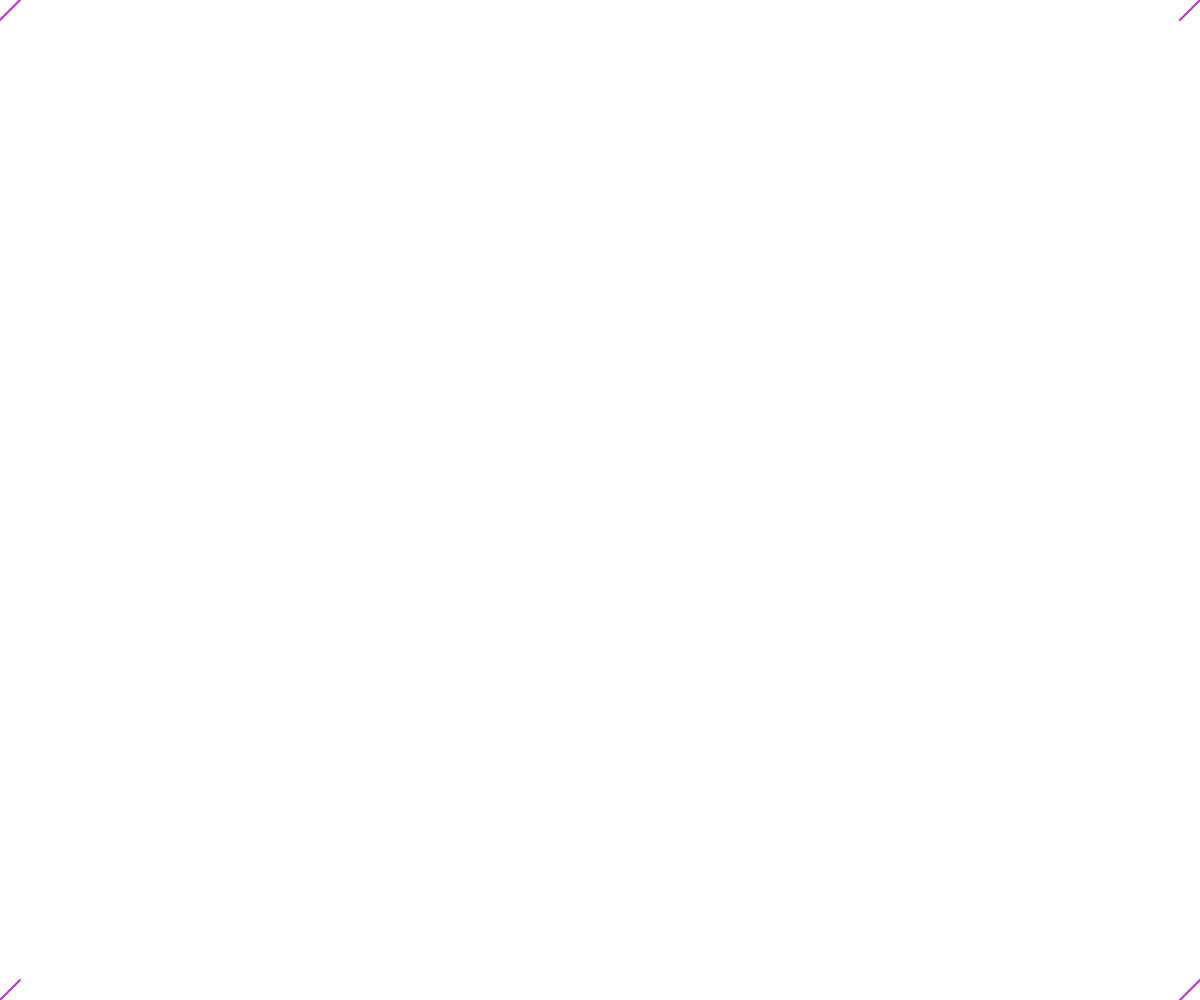
Frame 1 (no input)
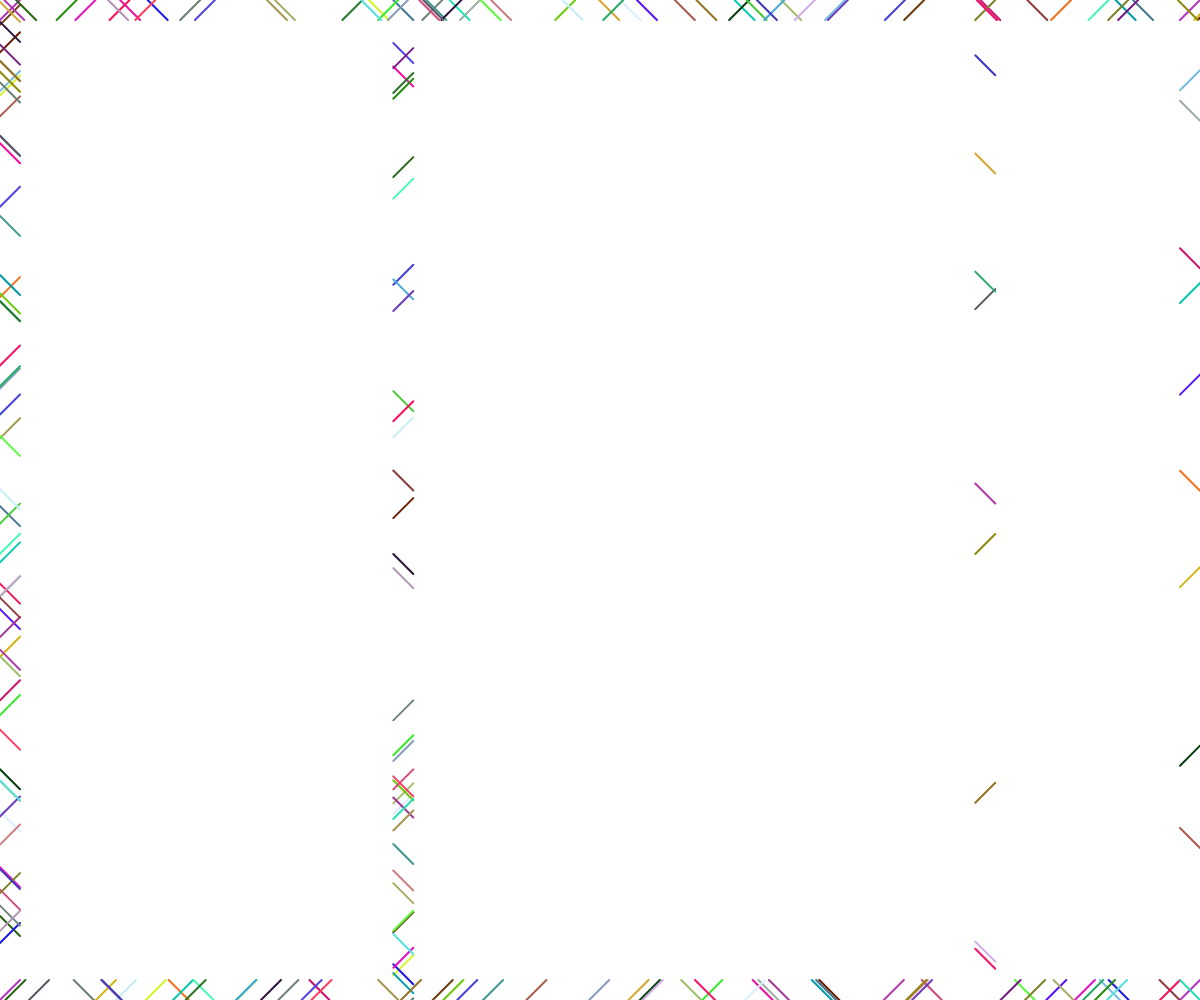
Frame 60 (no input)
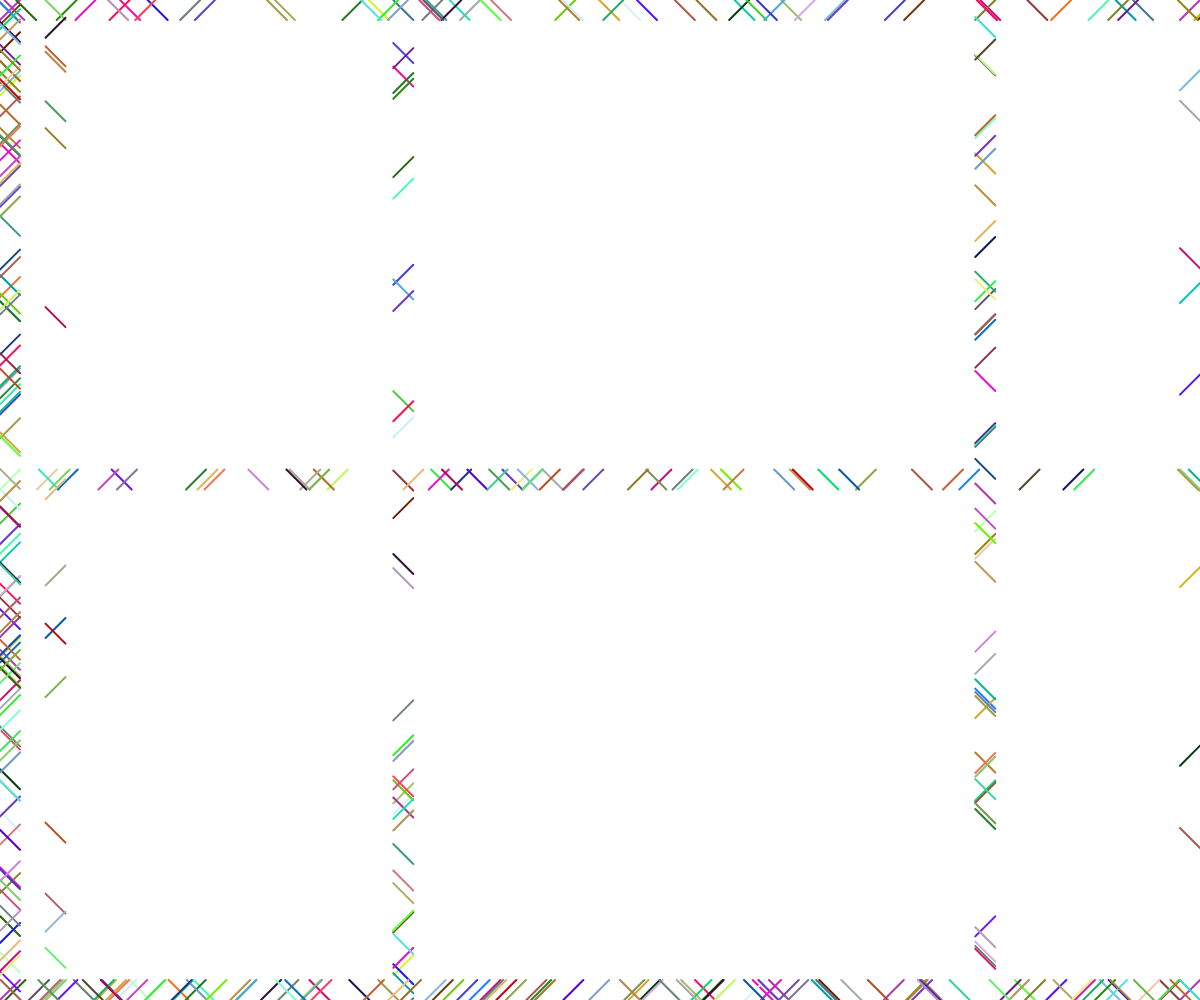
Frame 120 (the mouse pressed at the canvas centre since frame 60)

The p5.js sketch that drew these frames (run headless with seeded random() and noise() and a simulated clock; from frame 60 on, the mouse is pressed at the canvas centre):

// p5.js sketch
// ── sketch.js
//  
// Variazione 10 PRINT by Benedetta Borghi
// 2020 © Benedetta Borghi, Daniele @Fupete and the course DSII2020 at DESIGN.unirsm 
// github.com/dsii-2020-unirsm — github.com/fupete
// Educational purposes, MIT License, 2020, San Marino
// Credits/Thanks to:
// Daniel Shiffman 10 print variation for original code

let spacing = 20;
let x= 0;
let y= 0;
let x1;
let y1= 0;
let x2;
let y2;
let x3= 0;
let y3;



function setup() {
  createCanvas(windowWidth,windowHeight);
  background(255);
  frameRate(100);
  
  x1=width-spacing;
  x2=width-spacing;
  y2=height-spacing;
  y3=height-spacing;

}

function draw() {
  stroke(random(255),random(255),random(255));
  strokeWeight(2);
  if (random(1) > 0.5) {
    line(x, y, x + spacing, y + spacing);
  } else {
    line(x, y + spacing, x + spacing, y);
  }
 
  
x = random(windowWidth+spacing);
if (x > width) {
  x = 0;
  y= random (windowHeight+spacing);
  }

if (y>windowHeight) {
  y=0;
  x =0;
}
  
  if (random(1) > 0.5) {
    line(x1, y1, x1 + spacing, y1 + spacing);
  } else {
    line(x1, y1 + spacing, x1 + spacing, y1);
  }
  
  y1 = random(windowHeight+spacing);
if (y1 > height) {
  y1 = 0;
  x1= random(windowWidth+spacing);
  }
  
  if (x1<0) {
    y1 =0;
    x1 =width;
  }
  
  if (random(1) > 0.5) {
    line(x2, y2, x2 + spacing, y2 + spacing);
  } else {
    line(x2, y2 + spacing, x2 + spacing, y2);
  }
  
   x2 = random (width - spacing);
if (x2<0) {
  x2 = width;
  y2= random (height - spacing);
  }
  
   if (y2<0) {
    y2 =height;
    x2 =width;
  }
  
   if (random(1) > 0.5) {
    line(x3, y3, x3 + spacing, y3 + spacing);
  } else {
    line(x3, y3 + spacing, x3 + spacing, y3);
  }
  
   y3 = random (height - spacing);
if (y3<0) {
  y3 = height;
  x3= random (widht + spacing);
  }
  
   if (x3>width) {
    y3 =height;
    x3 =0;
  }
  
  
}
